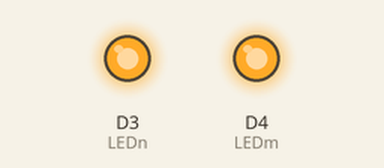
Bench run of a sketch on a simulated ESP8266 (NodeMCU). Parts: output pins drawn as LEDs (lit = HIGH). WiFi joins after 1.5 s; servers stay silent unless stated; what the sketch prints to the serial monitor is not drawn.

Above: at 0.1 s.
At 1.8 s:
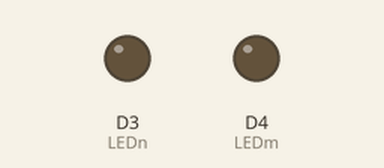
Timing chart, 0 to 3.3 s (numbered marks = the images above):
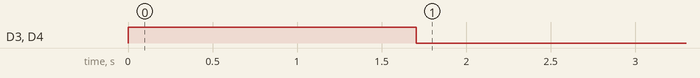

The sketch:

robobin.ino
```cpp
#include <ESP8266WiFi.h>
#include <ArduinoJson.h>
#include <ArduinoWebsockets.h>
using namespace websockets;

// IOT var
const char *ssid = "Adzka";                             // Enter SSID
const char *password = "123456789";                     // Enter Password
const char *host = "si-santui-m4rc.shaladddin.repl.co"; // Enter server adress
const char *wsProtocol = "wss://";
const uint16_t port = 8080; // Enter server port
WebsocketsClient ws;
const char *deviceID = "smartHome"; // robotID (to identefied by server)

bool activated = false;
bool pending = false;

// sensor rojak
#define metalTrig D5
#define metalEch D6
#define nonMetalTrig D8
#define nonMetalEch D7

class sensorJarak
{
    // pins
    int triger, echo;

public:
    // reading from last reading
    float distanse;
    // get distance
    float getDistance()
    {
        digitalWrite(triger, HIGH);
        delayMicroseconds(10);
        digitalWrite(triger, LOW);
        int echoTime = pulseIn(echo, HIGH);
        return (echoTime / 2) / 29.0;
    }
    sensorJarak(int triger, int echo)
    {
        this->triger = triger;
        this->echo = echo;
        pinMode(triger, OUTPUT);
        pinMode(echo, INPUT);
        digitalWrite(triger, LOW);
    }
};

sensorJarak sampahMetal(metalTrig, metalEch);
sensorJarak sampahLain(nonMetalTrig, nonMetalEch);

// leds
#define LEDm D4
#define LEDn D3

// io
const int outputs[] = {metalTrig, nonMetalTrig, LEDm, LEDn};
const int inputs[] = {metalEch, nonMetalEch};

// setting
#define readingLength 100
#define penuh 4.5
#define metalEmpty 22.0
#define nonMetalEmpty 23.5

void setup()
{
    Serial.begin(115200);
    Serial.println(F("starting up!"));

    // io init
    for (int i = 0; i < sizeof(outputs) / sizeof(outputs[0]); i++)
        pinMode(outputs[i], OUTPUT);
    for (int i = 0; i < sizeof(inputs) / sizeof(inputs[0]); i++)
        pinMode(inputs[i], INPUT);

    digitalWrite(LEDm, HIGH);
    digitalWrite(LEDn, HIGH);

    // connect to wifi
    WiFi.begin(ssid, password);
    Serial.println(F("\nConnecting to ") + String(ssid));
    while (WiFi.status() != WL_CONNECTED)
    {
        Serial.print(F("."));
        delay(500);
    }

    Serial.println(F("\nConnected to Wifi, Connecting to server."));
    // try to connect to Websockets server
    bool connectedToServer = false;
    while (!connectedToServer)
    {
        connectedToServer = ws.connect(wsProtocol + String(host));
        Serial.println(F("Attemp to connect to Websockets server"));
    }
    Serial.println(F("connected to websockets"));

    // run callback when messages are received
    ws.onMessage([&](WebsocketsMessage message)
                 {
                        String msg = String(message.data());
                        Serial.println(F("Got Message: ") + msg);
                        String msgType, details, error;
                        {
                            DynamicJsonDocument doc(ESP.getMaxFreeBlockSize() - 512);
                            DeserializationError err = deserializeJson(doc, msg);
                            if (err)
                            {
                                Serial.print(F("deserializeJson() failed with code "));
                                Serial.println(err.f_str());
                                return;
                            }
                            // collect data
                            msgType = doc[F("msg")].as<String>();
                            details = doc[F("details")].as<String>();
                            error = doc[F("err")].as<String>();
                        }
                        //  if identify request
                        if (msgType == F("identity requested"))
                        {
                            // self identify to server
                            String identifyMsg;
                            StaticJsonDocument<64> identifyDoc;
                            identifyDoc[F("msg")] = F("identity");
                            identifyDoc[F("device")] = F("roboBin");
                            serializeJson(identifyDoc, identifyMsg);
                            sendWs(identifyMsg);
                            return;
                        }
                        if (msgType == F("connected"))
                            activated = true; });
    digitalWrite(LEDm, LOW);
    digitalWrite(LEDn, LOW);
}

void loop()
{
    // check websocket
    if (ws.available())
        ws.poll();

    // code stop sign
    if (!activated)
        return;
    // code beloww only for when device is connected

    // read distances
    Serial.println("data:");
    float metalDistances, nonMetalDistances;
    for (int i = 0; i < readingLength; i++)
    {
        float met = sampahMetal.getDistance();
        float nonmet = sampahLain.getDistance();
        // Serial.println();
        // Serial.println(met);
        // Serial.println(nonmet);
        metalDistances += met;
        nonMetalDistances += nonmet;
    }
    // Serial.println("total: ");
    // Serial.println(metalDistances);
    // Serial.println(nonMetalDistances);
    metalDistances /= readingLength;
    nonMetalDistances /= readingLength;
    // Serial.println("average:");
    // Serial.println(metalDistances);
    // Serial.println(nonMetalDistances);
    digitalWrite(LEDm, metalDistances < penuh);
    digitalWrite(LEDn, nonMetalDistances < penuh);

    // Stream it to server
    String streamStr;
    StaticJsonDocument<192> doc;
    doc[F("type")] = F("stream");
    doc[F("stream")] = F("sensors");

    JsonObject data = doc.createNestedObject(F("data"));
    data[F("metal")] = metalDistances;
    data[F("nonMetal")] = nonMetalDistances;
    serializeJson(doc, streamStr);
    sendWs(streamStr);
}

// Server function
void sendWs(String &in)
{
    Serial.println(F("Sending: ") + in);
    ws.send(in);
}
```
